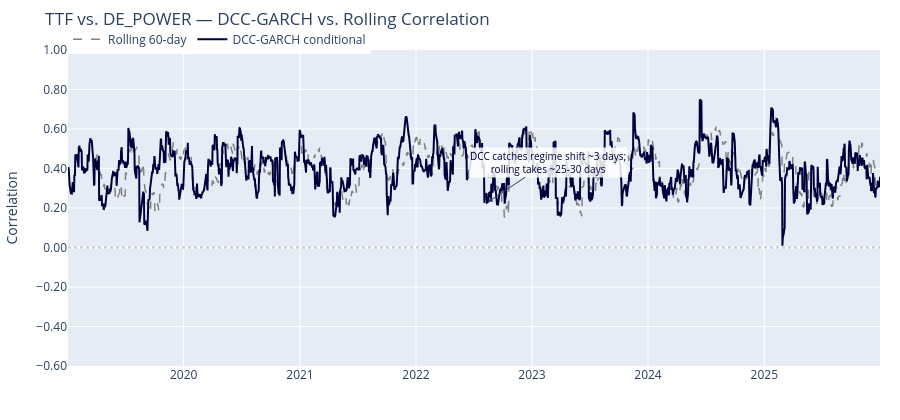

This figure's notebook cell:
### Markdown cell above
## 3. DCC-GARCH Conditional Correlation Overlay

DCC-GARCH (Engle, 2002) estimates time-varying correlations that react to new
information within days, not weeks. The contrast with the rolling window is
stark during the 2022 gas crisis.

DCC catches the August 2022 regime shift roughly three days in. The rolling
correlation needs 25–30 days to reflect the new dependence structure — by
which point risk management decisions based on it are dangerously stale.

### Code cell
# Fit DCC-GARCH on core energy complex
dcc = fit_dcc_garch(core_rets)
dcc_pair = dcc.sel(c1="TTF", c2="DE_POWER")
dcc_dates = pd.DatetimeIndex(dcc_pair.coords["date"].values)

fig3 = go.Figure()
fig3.add_trace(go.Scatter(
    x=roll_dates, y=ttf_power_rolling.values,
    mode="lines",
    line=dict(color="gray", width=1.5, dash="dash"),
    name=f"Rolling {window}-day",
))
fig3.add_trace(go.Scatter(
    x=dcc_dates, y=dcc_pair.values,
    mode="lines",
    line=dict(color=NAVY, width=2.0),
    name="DCC-GARCH conditional",
))

# Annotate Aug 2022 spike
aug2022 = pd.Timestamp("2022-08-15")
if dcc_dates.min() <= aug2022 <= dcc_dates.max():
    dcc_val = float(dcc_pair.sel(date=aug2022, method="nearest"))
    rolling_val = float(ttf_power_rolling.sel(date=aug2022, method="nearest"))
    fig3.add_annotation(
        x=aug2022, y=dcc_val,
        text="DCC catches regime shift ~3 days;<br>rolling takes ~25-30 days",
        showarrow=True, arrowhead=2, arrowsize=1,
        ax=60, ay=-40,
        font=dict(size=10, color=NAVY),
        bgcolor="rgba(255,255,255,0.85)",
    )
    print(f"Aug 2022 DCC correlation:    {dcc_val:.3f}")
    print(f"Aug 2022 Rolling correlation: {rolling_val:.3f}")
    print(f"Gap: {dcc_val - rolling_val:+.3f}")

fig3.add_hline(y=0, line_dash="dot", line_color="gray", opacity=0.4)
fig3.update_layout(
    title="TTF vs. DE_POWER — DCC-GARCH vs. Rolling Correlation",
    height=420, margin=dict(l=40, r=20, t=50, b=40),
    xaxis_title="", yaxis_title="Correlation",
    yaxis=dict(range=[-0.6, 1.0], tickformat=".2f"),
    legend=dict(orientation="h", y=1.08),
)
fig3.show()

### Figure 1 — Plotly figure (JSON) as saved in the notebook; plotly's stock layout.template omitted (floating-point values rounded to 4 significant figures; data arrays with more than 128 entries replaced by an {"elided": "..."} marker saying what was removed)
{"data": [{"line": {"color": "gray", "dash": "dash", "width": 1.5}, "mode": "lines", "name": "Rolling 60-day", "type": "scatter", "x": {"elided": "1767 str values"}, "y": {"elided": "1767 float values"}}, {"line": {"color": "#00003C", "width": 2.0}, "mode": "lines", "name": "DCC-GARCH conditional", "type": "scatter", "x": {"elided": "1826 str values"}, "y": {"elided": "1826 float values"}}], "layout": {"annotations": [{"arrowhead": 2, "arrowsize": 1, "ax": 60, "ay": -40, "bgcolor": "rgba(255,255,255,0.85)", "font": {"color": "#00003C", "size": 10}, "showarrow": true, "text": "DCC catches regime shift ~3 days;<br>rolling takes ~25-30 days", "x": "2022-08-15T00:00:00", "y": 0.2297}], "height": 420, "legend": {"orientation": "h", "y": 1.08}, "margin": {"b": 40, "l": 40, "r": 20, "t": 50}, "shapes": [{"line": {"color": "gray", "dash": "dot"}, "opacity": 0.4, "type": "line", "x0": 0, "x1": 1, "xref": "x domain", "y0": 0, "y1": 0, "yref": "y"}], "title": {"text": "TTF vs. DE_POWER — DCC-GARCH vs. Rolling Correlation"}, "xaxis": {"title": {"text": ""}}, "yaxis": {"range": [-0.6, 1.0], "tickformat": ".2f", "title": {"text": "Correlation"}}}}
